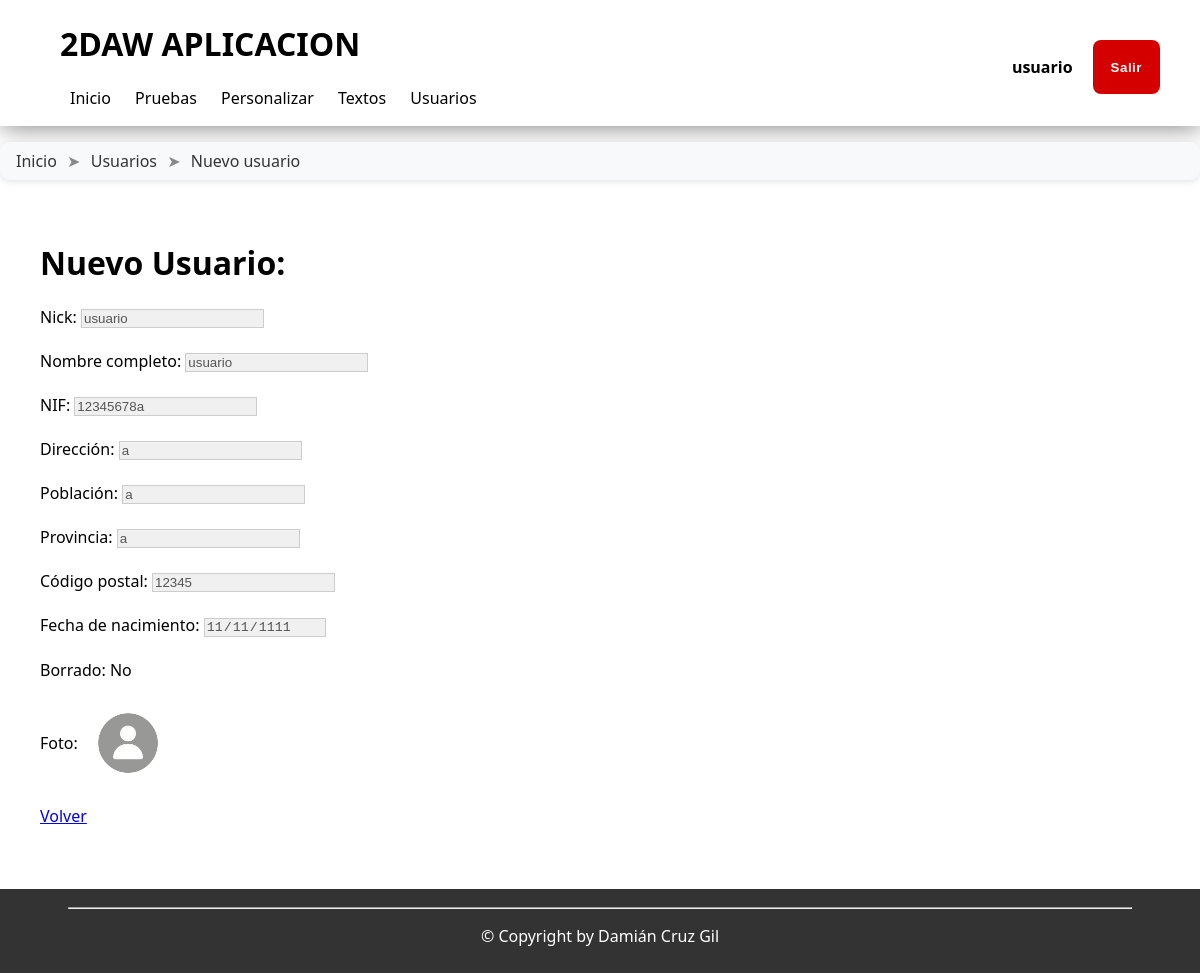
The app's page /aplicacion/usuarios/verUsuario.php?codUsu=3 (signed in) with its own data.
### tables this page shows
CREATE TABLE IF NOT EXISTS `usuarios` (
  `cod_usuario` int(11) NOT NULL AUTO_INCREMENT,
  `nick` varchar(50) NOT NULL,
  `nombre` varchar(50) NOT NULL,
  `nif` varchar(10) NOT NULL,
  `direccion` varchar(50) NOT NULL,
  `poblacion` varchar(30) NOT NULL,
  `provincia` varchar(30) NOT NULL,
  `CP` varchar(5) NOT NULL DEFAULT '00000',
  `fecha_nacimiento` date NOT NULL,
  `borrado` tinyint(1) NOT NULL DEFAULT 0,
  `foto` varchar(50) NOT NULL,
  PRIMARY KEY (`cod_usuario`),
  UNIQUE KEY `nick` (`nick`)
);

### cabecera.php (called while the page is built, shortened)
<?php
spl_autoload_register(function ($clase) {
    $ruta = RUTABASE . "/scripts/class/";
    $fichero = $ruta . "$clase.php";
});
$acceso = new Acceso();
include(RUTABASE . "/aplicacion/templates/plantilla.php");

### scripts/class/Acceso.php (called while the page is built, shortened)
<?php
class Acceso
{
    private $_validado;
    private $_nombre;
    public function __construct()
    {
        $this->_validado = false;
        $this->_nombre = "";
    }
    private function recogerDeSesion(): bool
    {
        if (
            !isset($_SESSION) ||
            !isset($_SESSION["acceso"]) ||
            !isset($_SESSION["acceso"]["validado"]) ||
            $_SESSION["acceso"]["validado"] == false
        ) {
            $this->_validado = false;
        } else {
            $this->_validado = true;
            $this->_nombre = $_SESSION["acceso"]["nombre"];
        }
        return true;
    }
    public function hayUsuario(): bool
    {
        return $this->_validado;
    }
    public function getNombre(): string|false
    {
        return $this->_nombre;
    }
}

### aplicacion/usuarios/verUsuario.php (the view, shortened to what this page needs)
<?php
include_once(dirname(__FILE__) . "/../../cabecera.php");
$barraUbi = [
    [
        "TEXTO" => "Inicio",
        "LINK" => "/index.php"
    ],
    [
        'TEXTO' => "Usuarios",
        'LINK' => "/aplicacion/usuarios"
    ],
    [
        'TEXTO' => "Nuevo usuario",
        'LINK' => "/aplicacion/usuarios/verUsuario.php"
    ]
];
$codUsu = $_GET['codUsu'];
$sentenciaDatosUsu = "SELECT * FROM usuarios WHERE cod_usuario = '$codUsu'";
$usuario = $conexion->query($sentenciaDatosUsu)->fetch_assoc();
inicioCabecera("2DAW APLICACION");
finCabecera();
inicioCuerpo("2DAW APLICACION", $barraUbi);
cuerpo($usuario, $acceso);
finCuerpo();
function cuerpo($usuario, $acceso)
{
?>
    <h1>Nuevo Usuario:</h1>
    <label>Nick:</label>
    <input type="text" name="nick" value="<?= $usuario['nick'] ?>" readonly><br><br>
    <label>Nombre completo:</label>
    <input type="text" name="nombre" value="<?= $usuario['nombre'] ?>" readonly> <br><br>
    <label>NIF:</label>
    <input type="text" name="nif" value="<?= $usuario['nif'] ?>" readonly><br><br>
    <label>Dirección:</label>
    <input type="text" name="direccion" value="<?= $usuario['direccion'] ?>" readonly><br><br>
    <label>Población:</label>
    <input type="text" name="poblacion" value="<?= $usuario['poblacion'] ?>" readonly><br><br>
    <label>Provincia:</label>
    <input type="text" name="provincia" value="<?= $usuario['provincia'] ?>" readonly><br><br>
    <label>Código postal:</label>
    <input type="text" name="cp" value="<?= $usuario['CP'] ?>" readonly><br><br>
    <label>Fecha de nacimiento:</label>
    <input type="date" name="fecha_nacimiento" value="<?= $usuario['fecha_nacimiento'] ?>" readonly><br><br>
    <label>Borrado:</label>
    <span><?= $usuario['borrado'] ? 'Si' : 'No' ?></span><br><br>
    <div style="display:flex; align-items:center; gap: 10px;">
        <label>Foto:</label>
        <img class="imgUsu" src="/images/fotos/<?= $usuario['foto'] ?>" alt=""><br><br>
    </div>
    <br>
    <a href="/aplicacion/usuarios/index.php">Volver</a>
<?php
}

### aplicacion/templates/plantilla.php (shortened to what this page needs)
<?php
function inicioCabecera(string $titulo)
{
?>
    <!DOCTYPE html>
    <html lang="es">
    <head>
        <link rel="stylesheet" type="text/css"
            href="/styles/base7.css">
        <link rel="stylesheet" href="https://cdnjs.cloudflare.com/ajax/libs/font-awesome/6.5.0/css/all.min.css">
    <?php
}
function finCabecera()
{
    ?>
    </head>
<?php
}
function inicioCuerpo(string $cabecera, array $barraUbi = [])
{
    global $acceso;
    $colorFondo = $_COOKIE['color_fondo'] ?? COLORESFONDO['blanco'];
    $colorTexto = $_COOKIE['color_texto'] ?? COLORESTEXTO['negro'];
?>
    <body style="background-color: <?= $colorFondo ?>; color:<?= $colorTexto ?>;">
        <header>
            <h1 id="titulo"><?php echo $cabecera; ?></h1>
            <nav id="barraMenu">
                <ul>
                    <li><a href="/index.php">Inicio</a></li>
                    <?php if ($acceso->hayUsuario()) {
                    ?>
                        <li><a href="/aplicacion/tests/index.php">Pruebas</a></li>
                        <li><a href="/aplicacion/personalizar/personalizar.php">Personalizar</a></li>
                        <li><a href="/aplicacion/texto/verTextos.php">Textos</a></li>
                        <li><a href="/aplicacion/usuarios/index.php">Usuarios</a></li>
                    <?php
                    } ?>
                </ul>
            </nav>
            <div id="barraLogin">
                <?php if ($acceso->hayUsuario()) {
                ?>
                    <form action="/aplicacion/acceso/login.php" method="post">
                        <div>
                            <p><?= $acceso->getNombre() ?></p>
                            <button class="salir" name="salir" type="submit">Salir</button>
                        </div>
                    </form>
                <?php
                } else {
                    echo "<a href='/aplicacion/acceso/login.php' class='acceso'>Log In</a>";
                } ?>
            </div>
        </header>
        <div id="barraUbicacion">
            <?php
            if ($barraUbi) {
                $ultimo = end($barraUbi);
                foreach ($barraUbi as $elemento) {
                    if (!empty($elemento["TEXTO"])) {
                        if (!empty($elemento["LINK"])) {
                            echo "<a href=\"{$elemento["LINK"]}\">{$elemento["TEXTO"]}</a>";
                        } else {
                            echo "<span>{$elemento["TEXTO"]}</span>";
                        }
                        if ($elemento !== $ultimo) {
                            echo " <span>➤</span> ";
                        }
                    }
                }
            }
            ?>
        </div>
        <main>
        <?php
    }
    function finCuerpo()
    {
        ?>
            <br />
            <br />
        </main>
        <footer>
            <hr width="90%" />
            <p>
                &copy; Copyright by Damián Cruz Gil
            </p>
        </footer>
    </body>
    </html>
<?php
    }

### styles/base7.css (style rules this page uses)
html, body { height: 100%; margin: 0; }
body { background: lightgray; font-family: "Segoe UI", Tahoma, Geneva, Verdana, sans-serif; font-size: 16px; color: #333; display: flex; flex-direction: column; }
main { flex: 1; }
header { padding: 1px 0; background-color: white; box-shadow: 1px 1px 25px gray; }
#titulo { margin-left: 7.5vh; }
#barraLogin { position: absolute; right: 5vh; top: 5vh; }
#barraLogin div { display: flex; gap: 20px; font-weight: bold; height: fit-content; }
.salir { background: #d40000; color: #fff; padding: 10px 18px; border-radius: 8px; font-weight: 600; letter-spacing: 0.5px; transition: 0.3s ease; text-decoration: none; display: inline-block; border: none; }
#barraMenu ul { list-style: none; margin-left: 7.5vh; padding: 0; }
#barraMenu li { display: inline; padding: 10px; transition: border-bottom 0.15s; }
#barraMenu a { text-decoration: none; color: black; }
#barraUbicacion { margin-top: 2vh; padding: 8px 16px; background: #f8f9fa; border-radius: 10px; box-shadow: 0 2px 6px rgba(0, 0, 0, 0.1); font-family: "Segoe UI", Tahoma, sans-serif; }
#barraUbicacion a { text-decoration: none; color: #333; font-weight: 500; transition: color 0.3s ease; }
#barraUbicacion span { color: #888; margin: 0 6px; }
main { margin: 5vh; }
footer { background: #333; color: white; text-align: center; padding: 10px; }
.imgUsu { width: 10vh; height: 10vh; border-radius: 100%; }
input[readonly] { background-color: #f0f0f0; color: #555; border: 1px solid #ccc; cursor: not-allowed; }
img { border-radius: 100%; }

### records on screen
usuarios: nombre "usuario", nick "usuario", nif "12345678a", direccion "a", poblacion "a", provincia "a", cp "12345", fecha_nacimiento "11/11/1111", foto (picture)

### other values on screen
$cabecera "2DAW APLICACION"
$elemento["TEXTO"] "Inicio"
$elemento["TEXTO"] "Usuarios"
$elemento["TEXTO"] "Nuevo usuario"
